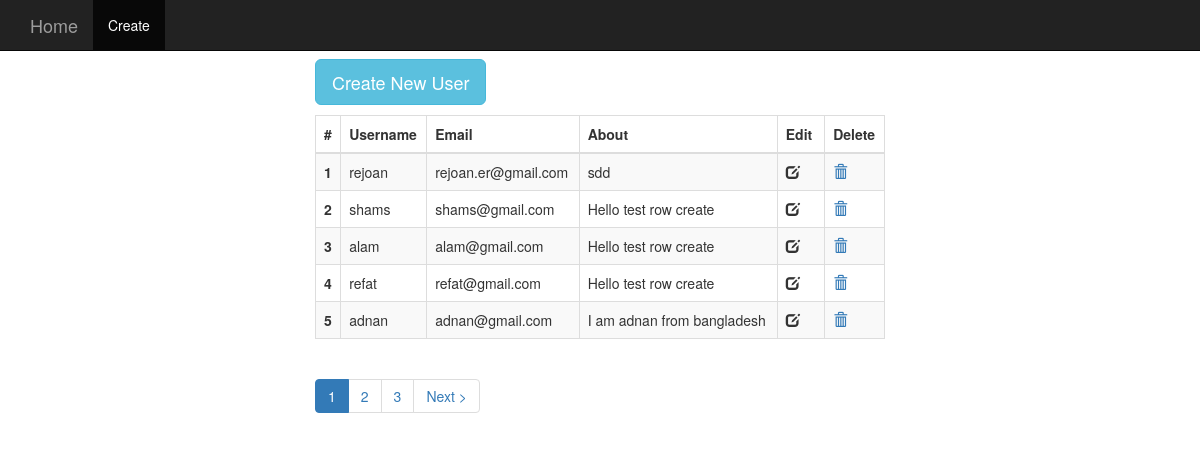
The page / on the database its author committed.
### tables this page shows
CREATE TABLE IF NOT EXISTS `users` (
  `id` int(11) NOT NULL,
  `username` varchar(50) NOT NULL,
  `email` varchar(50) NOT NULL,
  `about` text NOT NULL,
  `reg_date` datetime NOT NULL
);

### index.php (called while the page is built, shortened)
<?php
require_once BASEPATH.'core/CodeIgniter.php';

### application/config/config.php (called while the page is built, shortened)
<?php
$config['base_url'] = '';
$config['index_page'] = 'index.php';
$config['uri_protocol']	= 'REQUEST_URI';
$config['url_suffix'] = '';
$config['language']	= 'english';
$config['charset'] = 'UTF-8';
$config['enable_hooks'] = FALSE;
$config['subclass_prefix'] = 'MY_';
$config['composer_autoload'] = FALSE;
$config['permitted_uri_chars'] = 'a-z 0-9~%.:_\-';
$config['allow_get_array'] = TRUE;
$config['enable_query_strings'] = FALSE;
$config['controller_trigger'] = 'c';
$config['function_trigger'] = 'm';
$config['directory_trigger'] = 'd';
$config['log_threshold'] = 0;
$config['log_path'] = '';
$config['log_file_extension'] = '';
$config['log_file_permissions'] = 0644;
$config['log_date_format'] = 'Y-m-d H:i:s';
$config['error_views_path'] = '';
$config['cache_path'] = '';
$config['cache_query_string'] = FALSE;
$config['encryption_key'] = '';
$config['sess_driver'] = 'files';
$config['sess_cookie_name'] = 'ci_session';
$config['sess_expiration'] = 7200;
$config['sess_save_path'] = NULL;
$config['sess_match_ip'] = FALSE;
$config['sess_time_to_update'] = 300;
$config['sess_regenerate_destroy'] = FALSE;
$config['cookie_prefix']	= '';
$config['cookie_domain']	= '';
$config['cookie_path']		= '/';
$config['cookie_secure']	= FALSE;
$config['cookie_httponly'] 	= FALSE;
$config['standardize_newlines'] = FALSE;
$config['global_xss_filtering'] = FALSE;
$config['csrf_protection'] = FALSE;
$config['csrf_token_name'] = 'csrf_test_name';
$config['csrf_cookie_name'] = 'csrf_cookie_name';
$config['csrf_expire'] = 7200;
$config['csrf_regenerate'] = TRUE;
$config['csrf_exclude_uris'] = array();
$config['compress_output'] = FALSE;
$config['time_reference'] = 'local';
$config['rewrite_short_tags'] = FALSE;
$config['proxy_ips'] = '';

### application/views/users.php (the view, shortened to what this page needs)
<div style="margin-top: 5%;" class="row">
    <div class="col-xs-12 col-md-6 col-md-offset-3">
        <p><a class="btn btn-lg btn-info" href="<?php echo site_url('users/create'); ?>">Create New User</a></p>
        <div class="table-responsive">
            <form action="<?php echo site_url('users/save'); ?>" method="post">
                <table class="table table-bordered table-hover table-striped">
                    <thead>
                        <tr>
                            <th>#</th>
                            <th>Username</th>
                            <th>Email</th>
                            <th>About</th>
                            <th>Edit</th>
                            <th>Delete</th>
                        </tr>
                    </thead>
                    <tbody>
                        <?php foreach ($users as $user): $segment++; ?>
                            <tr>
                                <th scope="row"><?php echo $segment; ?></th>
                                <td class="username"><?php echo $user['username']; ?></td>
                                <td class="email"><?php echo $user['email']; ?></td>
                                <td><?php echo $user['about']; ?></td>
                                <td class="col-sm-1">
                                    <span class="edit glyphicon glyphicon-edit" aria-hidden="true" data-toggle="tooltip" data-placement="left" title="Edit this User"></span>
                                </td>
                                <td>
                                    <a onclick="return confirm('Are you sure?');" href="<?php echo site_url('users/delete_user') . '/' . $user['id']; ?>"><span class="glyphicon glyphicon-trash" aria-hidden="true"></span></a>
                                </td>
                            </tr>
                        <?php endforeach; ?>
                    </tbody>
                </table>
            </form>
            <?php echo $this->pagination->create_links(); ?>
        </div>
    </div>
</div>

### application/controllers/Users.php (shortened to what this page needs)
<?php
class Users extends CI_Controller {
    public function __construct() {
        $this->load->model('Prime_model');
    }
    public function index() {
        $data['title'] = 'Fetch Database Info';
        $this->load->library('pagination');
        $config['base_url'] = site_url('users/index');
        $config['total_rows'] = $this->db->get('users')->num_rows();
        $config['enable_query_strings'] = TRUE;
        $config['use_page_numbers'] = TRUE;
        $config['query_string_segment'] = 'page';
        $config['per_page'] = 5;
        $config['full_tag_open'] = '<ul class="pagination no-margin">';
        $config['full_tag_close'] = '</ul>';
        $config['cur_tag_open'] = '<li class="active"><a href="">';
        $config['cur_tag_close'] = '</a></li>';
        $config['next_tag_open'] = '<li>';
        $config['next_tag_close'] = '</li>';
        $config['num_tag_open'] = '<li>';
        $config['num_tag_close'] = '</li>';
        if ($this->input->get('page')) {
            $sgm = (int) trim($this->input->get('page'));
            $data['segment'] = $config['per_page'] * ($sgm - 1);
        } else {
            $data['segment'] = 0;
        }
        $query = $this->db->limit($config['per_page'], $data['segment'])->order_by('id', 'desc')->get('users');
        $data['users'] = $query->result_array();
        $this->load->view('header', $data);
        $this->load->view('menu');
        $this->load->view('users');
        $this->load->view('footer');
    }
}

### application/views/header.php (shortened to what this page needs)
<!DOCTYPE html>
<html lang="en">
    <head>
        <link href="<?php echo base_url('assets/css/bootstrap.min.css'); ?>" rel="stylesheet" type="text/css" />
        <link href="<?php echo base_url('assets/css/custom.css'); ?>" rel="stylesheet" type="text/css"/>
    </head>
    <body>
        <div class="container-fluid">

### application/views/menu.php (shortened to what this page needs)
<nav class="navbar navbar-fixed-top navbar-inverse">
    <div class="container">
        <div class="navbar-header">
            <a class="navbar-brand" href="<?php echo site_url('users');?>">Home</a>
        </div>
        <div id="navbar" class="collapse navbar-collapse">
            <ul class="nav navbar-nav">
                <li class="active"><a href="<?php echo site_url('users/create');?>">Create</a></li>
            </ul>
        </div>
    </div>
</nav>

### application/views/footer.php (shortened to what this page needs)
</div>
</body>
</html>

### assets/css/custom.css (style rules this page uses)
.btn,a,button,* { outline: none!important; }
.supress_icon,.edit { cursor: pointer; }

### rows shown on the page
users: username "rejoan", email "rejoan.er@gmail.com", about "sdd"
users: username "shams", email "shams@gmail.com", about "Hello test row create"
users: username "alam", email "alam@gmail.com", about "Hello test row create"
users: username "refat", email "refat@gmail.com", about "Hello test row create"
users: username "adnan", email "adnan@gmail.com", about "I am adnan from bangladesh"

### other values the page prints
$this->pagination->create_links() "1 2 3 Next >"
